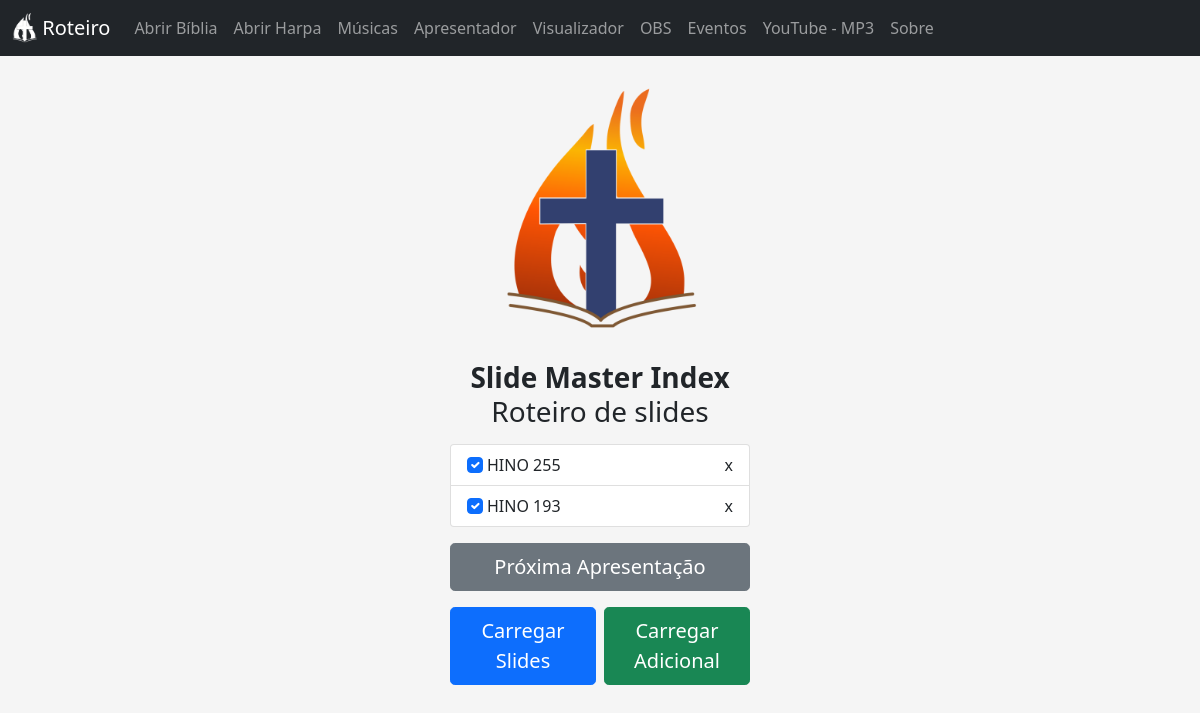
Before: / with the older database file.
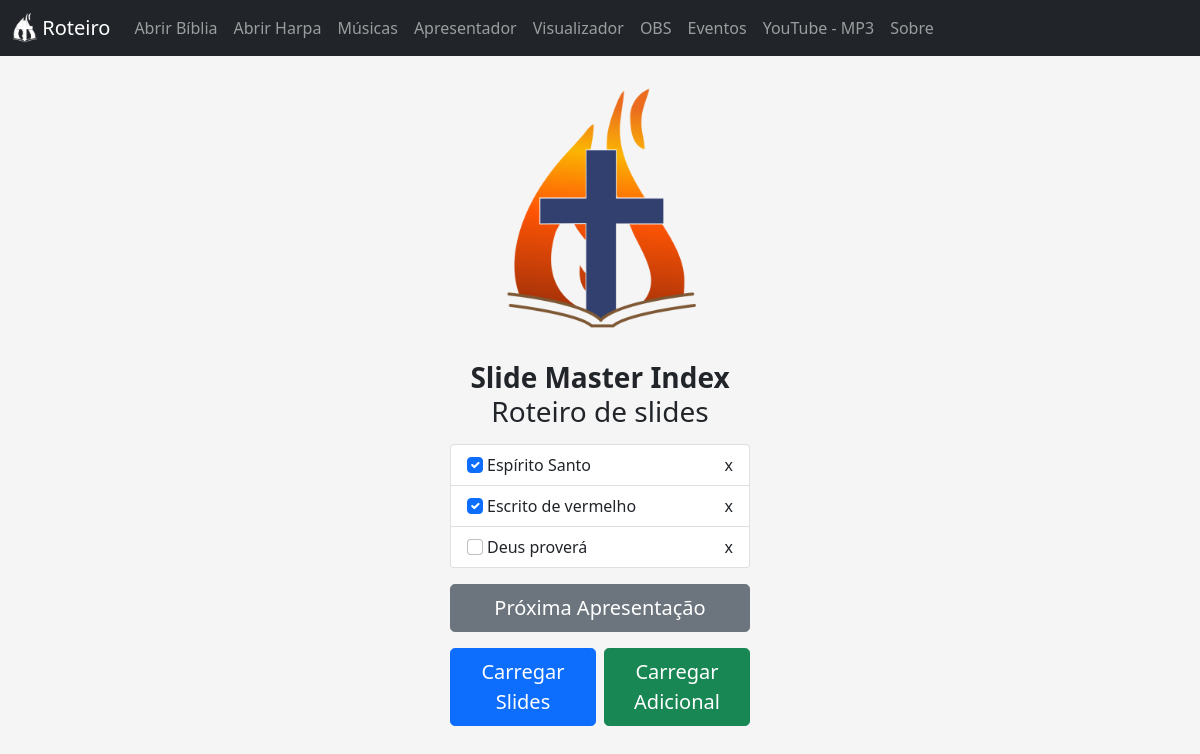
After: the same page with the newer database file.
### tables this page shows
CREATE TABLE lista (caminho TEXT, nome TEXT, "check" BOOLEAN);

### app.py (the view)
@app.route('/', methods=['GET', 'POST'])
def index():
    if request.method == 'POST':
        lista = pegarSlidesAbertos()
        inserirListaRoteiro('Roteiro.db', lista)
        socketio.emit('refresh', 1)
    listaPPT = executarConsultaLista('Roteiro.db')
    return render_template('index.jinja', listaPPT=listaPPT, total=len(listaPPT))

### consultaAcess.py (called while the page is built)
def executarConsultaLista(banco):
    conn = sqlite3.connect(banco)
    conn.row_factory = sqlite3.Row
    cursor = conn.cursor()
    codigoSQL = "SELECT * FROM lista"
    cursor.execute(codigoSQL)
    return [dict(row) for row in cursor.fetchall()]

### templates/index.jinja (shortened to what this page needs)
<!doctype html>
<html lang="en">
  <head>
    <link href="{{ url_for('static', filename='stylesheets/bootstrap.min.css') }}" rel="stylesheet">
    <link href="{{ url_for('static', filename='stylesheets/navbar-top-fixed.css') }}" rel="stylesheet">
    <link href="{{ url_for('static', filename='stylesheets/signin.css') }}" rel="stylesheet">
  </head>
  <body>
    <nav class="navbar navbar-expand-md navbar-dark fixed-top bg-dark">
    <div class="container-fluid">
      <a class="navbar-brand" href="#">
        <img src="{{ url_for('static', filename='images/Logo ADCPTA.png') }}" width="25" height="30" class="d-inline-block align-top" alt="">
        Roteiro
      </a>
      <div class="collapse navbar-collapse" id="navbarCollapse">
        <ul class="navbar-nav me-auto mb-2 mb-md-0">
          <li class="nav-item">
            <a class="nav-link" href="../abrirbiblia">Abrir Bíblia</a>
          </li>
          <li class="nav-item">
            <a class="nav-link" href="../abrirharpa">Abrir Harpa</a>
          </li>
          <li class="nav-item">
            <a class="nav-link" href="../abrirslidemusica">Músicas</a>
          </li>
          <li class="nav-item">
            <a class="nav-link" href="../apresentador">Apresentador</a>
          </li>
          <li class="nav-item">
            <a class="nav-link" href="../viewer">Visualizador</a>
          </li>
          <li class="nav-item">
            <a class="nav-link" href="../obs">OBS</a>
          </li>
          <li class="nav-item">
            <a class="nav-link" href="../eventos">Eventos</a>
          </li>
          <li class="nav-item">
            <a class="nav-link" href="../download_mp3">YouTube - MP3</a>
          </li>
          <li class="nav-item">
            <a class="nav-link" href="../sobre">Sobre</a>
          </li>
        </ul>
      </div>
    </div>
  </nav>
  <main class="form-signin">
      <div class="text-center"><img class="mb-4" src="{{ url_for('static', filename='images/Logo Colorido.png') }}" alt="" width="200" height="250"></div>
      <h1 class="h3 mb-3 fw-normal text-center"><a style="font-weight: bold;">Slide Master Index</a><br>Roteiro de slides</h1>
      {% if listaPPT|length > 0 %}
      <div class="form-floating">
        <ul class="list-group" id="presentations">
          {% for ppt in listaPPT %}
          <li class="list-group-item">
            {% if ppt['check'] == True %}
            <label><input class="form-check-input me-1" type="checkbox" name="checkEL" value="{{ ppt['caminho'] }}" checked>{{ ppt['nome'] }}</label>
            {% else %}
            <label><input class="form-check-input me-1" type="checkbox" name="checkEL" value="{{ ppt['caminho'] }}">{{ ppt['nome'] }}</label>
            {% endif %}
            <span class="close">x</span>
          </li>
          {% endfor %}
       </ul>
      </div>
      <form id="proxsld" method="post" action="{{ url_for('proximoSlide') }}">
      <button id="next" class="w-100 btn btn-lg btn-secondary" type="button">Próxima Apresentação</button>
      </form>
      <div class="row g-2">
      <div class="col">
      <form id="enviar" method="post" action="{{ url_for('index') }}">
        <button class="w-100 btn btn-lg btn-primary" type="submit">Carregar Slides</button>
      </form>
      </div>
      <div class="col">
        <form id="enviar" method="post" action="{{ url_for('carregarSlideAdicional') }}">
          <button class="w-100 btn btn-lg btn-success" type="submit">Carregar Adicional</button>
        </form>
        </div>
      </div>
      {% else %}
      <form id="enviar" method="post" action="{{ url_for('index') }}">
        <button class="w-100 btn btn-lg btn-primary" type="submit">Carregar Slides</button>
      </form>
    </main>
    {% endif %}
  </body>
</html>

### static/stylesheets/navbar-top-fixed.css (style rules this page uses)
body { min-height: 75rem; padding-top: 4.5rem; }

### static/stylesheets/signin.css (style rules this page uses)
html, body { height: 100%; }
body { background-color: #f5f5f5; }
.form-signin { width: 100%; max-width: 330px; padding: 15px; margin: auto; }

### templates/index.jinja (style rules this page uses)
.close { cursor: pointer; position: absolute; top: 50%; right: 0%; padding: 12px 16px; transform: translate(0%, -50%); }

Changed rows visible on the page:
removed lista: nome "HINO 255"
removed lista: nome "HINO 193"
added lista: nome "Espírito Santo"
added lista: nome "Escrito de vermelho"
added lista: nome "Deus proverá"
